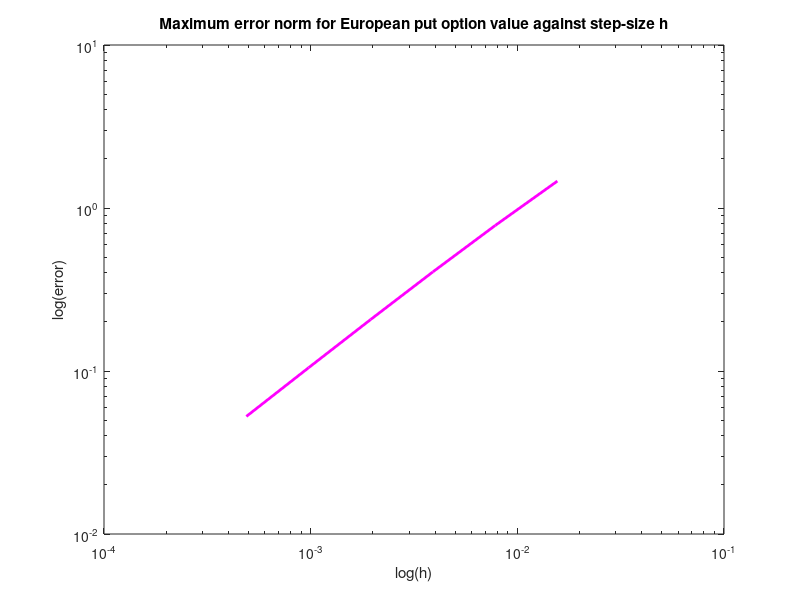

Write MATLAB code to recreate this figure. (Note: this script raises an error after producing the figure.)
% Reads in data
format long;
value = csvread('BSError.csv');

% Retrieves h and error values
h = value(1:end,1);
error = value(1:end,2);

% Create plot
figure(1);
loglog(h,error,'m','LineWidth',2);
xlabel('log(h)'); ylabel('log(error)');
title('Maximum error norm for European put option value against step-size h'); % Improve with t
ax = gca; ax.FontSize = 14; axis tight;

% Displays gradient 
fitlm(log(h), log(error))

